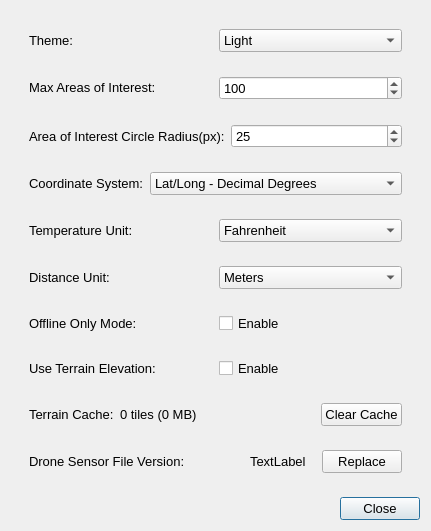
<?xml version="1.0" encoding="UTF-8"?>
<ui version="4.0">
 <class>Preferences</class>
 <widget class="QDialog" name="Preferences">
  <property name="geometry">
   <rect>
    <x>0</x>
    <y>0</y>
    <width>431</width>
    <height>403</height>
   </rect>
  </property>
  <property name="windowTitle">
   <string>Preferences</string>
  </property>
  <layout class="QVBoxLayout" name="verticalLayout">
   <item alignment="Qt::AlignmentFlag::AlignTop">
    <widget class="QWidget" name="mainWidget" native="true">
     <layout class="QVBoxLayout" name="verticalLayout_2">
      <item>
       <widget class="QWidget" name="themeWidget" native="true">
        <property name="sizePolicy">
         <sizepolicy hsizetype="Preferred" vsizetype="Fixed">
          <horstretch>0</horstretch>
          <verstretch>0</verstretch>
         </sizepolicy>
        </property>
        <property name="font">
         <font>
          <pointsize>10</pointsize>
         </font>
        </property>
        <layout class="QHBoxLayout" name="horizontalLayout_3">
         <item>
          <widget class="QLabel" name="label">
           <property name="sizePolicy">
            <sizepolicy hsizetype="Preferred" vsizetype="Fixed">
             <horstretch>0</horstretch>
             <verstretch>0</verstretch>
            </sizepolicy>
           </property>
           <property name="font">
            <font>
             <pointsize>10</pointsize>
            </font>
           </property>
           <property name="toolTip">
            <string>Select the application theme appearance.
Changes the overall color scheme and visual style.</string>
           </property>
           <property name="text">
            <string>Theme:</string>
           </property>
          </widget>
         </item>
         <item>
          <widget class="QComboBox" name="themeComboBox">
           <property name="font">
            <font>
             <pointsize>10</pointsize>
            </font>
           </property>
           <property name="toolTip">
            <string>Choose the application theme:
• Light: Bright theme with light backgrounds and dark text
• Dark: Dark theme with dark backgrounds and light text
Changes apply immediately to all windows.</string>
           </property>
           <item>
            <property name="text">
             <string>Light</string>
            </property>
           </item>
           <item>
            <property name="text">
             <string>Dark</string>
            </property>
           </item>
          </widget>
         </item>
        </layout>
       </widget>
      </item>
      <item>
       <widget class="QWidget" name="maxAOIsWidget" native="true">
        <property name="sizePolicy">
         <sizepolicy hsizetype="Preferred" vsizetype="Fixed">
          <horstretch>0</horstretch>
          <verstretch>0</verstretch>
         </sizepolicy>
        </property>
        <layout class="QHBoxLayout" name="horizontalLayout_2">
         <item>
          <widget class="QLabel" name="maxAOIsLabel">
           <property name="sizePolicy">
            <sizepolicy hsizetype="Preferred" vsizetype="Fixed">
             <horstretch>0</horstretch>
             <verstretch>0</verstretch>
            </sizepolicy>
           </property>
           <property name="font">
            <font>
             <pointsize>10</pointsize>
            </font>
           </property>
           <property name="toolTip">
            <string>Warning threshold for total AOIs detected across all images.
Prompts user when this limit is reached during processing.</string>
           </property>
           <property name="text">
            <string>Max Areas of Interest: </string>
           </property>
          </widget>
         </item>
         <item>
          <widget class="QSpinBox" name="maxAOIsSpinBox">
           <property name="font">
            <font>
             <pointsize>10</pointsize>
            </font>
           </property>
           <property name="toolTip">
            <string>Set the warning threshold for total AOIs detected during processing.
• Range: 0 to 1000
• Default: 100
When this number of AOIs is detected across all images:
• UI displays a warning message
• User can cancel processing, adjust settings, and rerun
• If no action taken, detection continues automatically
Use lower values to catch high detection counts early.</string>
           </property>
           <property name="maximum">
            <number>1000</number>
           </property>
           <property name="value">
            <number>100</number>
           </property>
          </widget>
         </item>
        </layout>
       </widget>
      </item>
      <item>
       <widget class="QWidget" name="radiuisWidget" native="true">
        <layout class="QHBoxLayout" name="horizontalLayout">
         <item>
          <widget class="QLabel" name="AOIRadiusLabel">
           <property name="font">
            <font>
             <pointsize>10</pointsize>
            </font>
           </property>
           <property name="toolTip">
            <string>Radius for combining neighboring AOIs into single detections.
AOIs within this distance are merged together.</string>
           </property>
           <property name="text">
            <string>Area of Interest Circle Radius(px):</string>
           </property>
          </widget>
         </item>
         <item>
          <widget class="QSpinBox" name="AOIRadiusSpinBox">
           <property name="font">
            <font>
             <pointsize>10</pointsize>
            </font>
           </property>
           <property name="toolTip">
            <string>Set the radius for combining nearby AOIs during detection.
• Range: 0 to 100 pixels
• Default: 25 pixels
When AOIs are within this radius of each other:
• They are combined into a single AOI
• Process repeats until no neighbors remain within radius
• Larger values: Combines more distant detections (fewer total AOIs)
• Smaller values: Keeps detections separate (more individual AOIs)
Use to consolidate clustered detections into single objects.</string>
           </property>
           <property name="maximum">
            <number>100</number>
           </property>
           <property name="value">
            <number>25</number>
           </property>
          </widget>
         </item>
        </layout>
       </widget>
      </item>
      <item>
       <widget class="QWidget" name="positionFormatWidget" native="true">
        <layout class="QHBoxLayout" name="horizontalLayout_4">
         <item>
          <widget class="QLabel" name="positionFormatLabel">
           <property name="font">
            <font>
             <pointsize>10</pointsize>
            </font>
           </property>
           <property name="toolTip">
            <string>Format for displaying geographic coordinates throughout the application.
Affects how GPS locations are shown in the viewer and exports.</string>
           </property>
           <property name="text">
            <string>Coordinate System:</string>
           </property>
          </widget>
         </item>
         <item>
          <widget class="QComboBox" name="positionFormatComboBox">
           <property name="font">
            <font>
             <pointsize>10</pointsize>
            </font>
           </property>
           <property name="toolTip">
            <string>Select the geographic coordinate display format:
• Lat/Long - Decimal Degrees: 34.123456, -118.987654 (most common, easy to use)
• Lat/Long - Degrees, Minutes, Seconds: 34° 7' 24.4416" N, 118° 59' 15.5424" W (traditional navigation)
• UTM: Universal Transverse Mercator grid system with zone, easting, northing (military, surveying)
This setting affects coordinate display in the viewer, exports, and overlays.</string>
           </property>
           <item>
            <property name="text">
             <string>Lat/Long - Decimal Degrees</string>
            </property>
           </item>
           <item>
            <property name="text">
             <string>Lat/Long - Degrees, Minutes, Seconds</string>
            </property>
           </item>
           <item>
            <property name="text">
             <string>UTM</string>
            </property>
           </item>
          </widget>
         </item>
        </layout>
       </widget>
      </item>
      <item>
       <widget class="QWidget" name="TemperatureWidget" native="true">
        <layout class="QHBoxLayout" name="horizontalLayout_5">
         <item>
          <widget class="QLabel" name="temperatureLabel">
           <property name="font">
            <font>
             <pointsize>10</pointsize>
            </font>
           </property>
           <property name="toolTip">
            <string>Unit for displaying temperature measurements from thermal imagery.
Used when analyzing thermal images from thermal cameras.</string>
           </property>
           <property name="text">
            <string>Temperature Unit:</string>
           </property>
          </widget>
         </item>
         <item>
          <widget class="QComboBox" name="temperatureComboBox">
           <property name="font">
            <font>
             <pointsize>10</pointsize>
            </font>
           </property>
           <property name="toolTip">
            <string>Select the temperature unit for thermal image analysis:
• Fahrenheit (°F): Imperial temperature scale (US standard)
  - Water freezes at 32°F, boils at 212°F
• Celsius (°C): Metric temperature scale (international standard)
  - Water freezes at 0°C, boils at 100°C
Applies to thermal camera data display and analysis results.</string>
           </property>
           <item>
            <property name="text">
             <string>Fahrenheit</string>
            </property>
           </item>
           <item>
            <property name="text">
             <string>Celsius</string>
            </property>
           </item>
          </widget>
         </item>
        </layout>
       </widget>
      </item>
      <item>
       <widget class="QWidget" name="distanceWidget" native="true">
        <layout class="QHBoxLayout" name="horizontalLayout_7">
         <item>
          <widget class="QLabel" name="distanceLabel">
           <property name="font">
            <font>
             <pointsize>10</pointsize>
            </font>
           </property>
           <property name="toolTip">
            <string>Unit for displaying distance and altitude measurements.
Used for drone altitude, object distances, and spatial calculations.</string>
           </property>
           <property name="text">
            <string>Distance Unit:</string>
           </property>
          </widget>
         </item>
         <item>
          <widget class="QComboBox" name="distanceComboBox">
           <property name="font">
            <font>
             <pointsize>10</pointsize>
            </font>
           </property>
           <property name="toolTip">
            <string>Select the distance unit for measurements:
• Meters (m): Metric distance unit (international standard)
  - 1 meter = 3.281 feet
  - Used for altitude, GSD, and distance calculations
• Feet (ft): Imperial distance unit (US standard)
  - 1 foot = 0.3048 meters
  - Common in US aviation and surveying
Applies to altitude displays, GSD calculations, and distance measurements.</string>
           </property>
           <item>
            <property name="text">
             <string>Meters</string>
            </property>
           </item>
           <item>
            <property name="text">
             <string>Feet</string>
            </property>
           </item>
          </widget>
         </item>
        </layout>
       </widget>
      </item>
      <item>
      <widget class="QWidget" name="offlineWidget" native="true">
       <layout class="QHBoxLayout" name="horizontalLayout_offline">
        <item>
         <widget class="QLabel" name="offlineModeLabel">
          <property name="font">
           <font>
            <pointsize>10</pointsize>
           </font>
          </property>
          <property name="toolTip">
           <string>Toggle Offline Only mode.
When enabled, the app skips any network calls (map tiles, CalTopo exports) and works with cached data only.</string>
          </property>
          <property name="text">
           <string>Offline Only Mode:</string>
          </property>
         </widget>
        </item>
        <item>
         <widget class="QCheckBox" name="offlineOnlyCheckBox">
          <property name="font">
           <font>
            <pointsize>10</pointsize>
           </font>
          </property>
          <property name="toolTip">
           <string>Disable online functionality (tile downloads, CalTopo integration) and work entirely offline.</string>
          </property>
          <property name="text">
           <string>Enable</string>
          </property>
         </widget>
        </item>
       </layout>
      </widget>
     </item>
     <item>
      <widget class="QWidget" name="terrainWidget" native="true">
       <layout class="QHBoxLayout" name="horizontalLayout_terrain">
        <item>
         <widget class="QLabel" name="terrainElevationLabel">
          <property name="font">
           <font>
            <pointsize>10</pointsize>
           </font>
          </property>
          <property name="toolTip">
           <string>Use terrain elevation data (DTM/DSM) for more accurate AOI GPS coordinate calculations.
When enabled, uses online elevation data to account for terrain variations.
When disabled, assumes flat terrain at takeoff altitude.</string>
          </property>
          <property name="text">
           <string>Use Terrain Elevation:</string>
          </property>
         </widget>
        </item>
        <item>
         <widget class="QCheckBox" name="terrainElevationCheckBox">
          <property name="font">
           <font>
            <pointsize>10</pointsize>
           </font>
          </property>
          <property name="toolTip">
           <string>Enable terrain-corrected AOI positioning using DTM/DSM elevation data.
• When enabled: Downloads and caches elevation tiles for accurate positioning
• When disabled: Uses flat terrain assumption (faster, works offline)
Terrain data is cached locally and works offline after first download.</string>
          </property>
          <property name="text">
           <string>Enable</string>
          </property>
         </widget>
        </item>
       </layout>
      </widget>
     </item>
     <item>
      <widget class="QWidget" name="terrainCacheWidget" native="true">
       <layout class="QHBoxLayout" name="horizontalLayout_terrain_cache">
        <item>
         <widget class="QLabel" name="terrainCacheLabel">
          <property name="font">
           <font>
            <pointsize>10</pointsize>
           </font>
          </property>
          <property name="toolTip">
           <string>Manage the terrain elevation data cache.
Terrain tiles are downloaded and stored locally for offline use.</string>
          </property>
          <property name="text">
           <string>Terrain Cache:</string>
          </property>
         </widget>
        </item>
        <item>
         <widget class="QLabel" name="terrainCacheSizeLabel">
          <property name="font">
           <font>
            <pointsize>10</pointsize>
           </font>
          </property>
          <property name="text">
           <string>0 tiles (0 MB)</string>
          </property>
         </widget>
        </item>
        <item>
         <spacer name="terrainCacheSpacer">
          <property name="orientation">
           <enum>Qt::Orientation::Horizontal</enum>
          </property>
          <property name="sizeHint" stdset="0">
           <size>
            <width>40</width>
            <height>20</height>
           </size>
          </property>
         </spacer>
        </item>
        <item>
         <widget class="QPushButton" name="clearTerrainCacheButton">
          <property name="font">
           <font>
            <pointsize>10</pointsize>
           </font>
          </property>
          <property name="toolTip">
           <string>Clear all cached terrain elevation tiles.
This will require re-downloading tiles when terrain elevation is used.</string>
          </property>
          <property name="text">
           <string>Clear Cache</string>
          </property>
          <property name="autoDefault">
           <bool>false</bool>
          </property>
         </widget>
        </item>
       </layout>
      </widget>
     </item>
     <item>
       <layout class="QHBoxLayout" name="droneSensorLabelsWidget">
        <property name="leftMargin">
         <number>9</number>
        </property>
        <property name="topMargin">
         <number>9</number>
        </property>
        <property name="rightMargin">
         <number>9</number>
        </property>
        <property name="bottomMargin">
         <number>9</number>
        </property>
        <item>
         <widget class="QLabel" name="droneSensorLabel">
          <property name="font">
           <font>
            <pointsize>10</pointsize>
           </font>
          </property>
          <property name="toolTip">
           <string>Version of the current drone sensor configuration file.
Contains camera specifications, sensor dimensions, and focal length data for different drone models.</string>
          </property>
          <property name="text">
           <string>Drone Sensor File Version:</string>
          </property>
         </widget>
        </item>
        <item>
         <spacer name="horizontalSpacer">
          <property name="orientation">
           <enum>Qt::Orientation::Horizontal</enum>
          </property>
          <property name="sizeHint" stdset="0">
           <size>
            <width>40</width>
            <height>20</height>
           </size>
          </property>
         </spacer>
        </item>
        <item>
         <widget class="QLabel" name="dronSensorVersionLabel">
          <property name="font">
           <font>
            <pointsize>10</pointsize>
           </font>
          </property>
          <property name="toolTip">
           <string>Currently loaded drone sensor file version number.
The sensor file defines camera parameters for accurate GSD and AOI calculations.</string>
          </property>
          <property name="text">
           <string>TextLabel</string>
          </property>
         </widget>
        </item>
        <item>
         <spacer name="horizontalSpacer_2">
          <property name="orientation">
           <enum>Qt::Orientation::Horizontal</enum>
          </property>
          <property name="sizeType">
           <enum>QSizePolicy::Policy::Minimum</enum>
          </property>
          <property name="sizeHint" stdset="0">
           <size>
            <width>10</width>
            <height>20</height>
           </size>
          </property>
         </spacer>
        </item>
        <item>
         <widget class="QPushButton" name="droneSensorButton">
          <property name="font">
           <font>
            <pointsize>10</pointsize>
           </font>
          </property>
          <property name="toolTip">
           <string>Replace the current drone sensor configuration file.
Allows updating to a newer version or custom sensor specifications.
Required file format: JSON with drone models, sensors, focal lengths, and dimensions.
Use this when:
• New drone models are available
• Sensor specifications need updating
• Custom camera configurations are needed
Backup existing file before replacing.</string>
          </property>
          <property name="text">
           <string>Replace</string>
          </property>
          <property name="autoDefault">
           <bool>false</bool>
          </property>
         </widget>
        </item>
       </layout>
      </item>
     </layout>
    </widget>
   </item>
   <item>
    <widget class="QDialogButtonBox" name="buttonBox">
     <property name="font">
      <font>
       <pointsize>10</pointsize>
      </font>
     </property>
     <property name="toolTip">
      <string>Close the Preferences window.
All changes are saved automatically when modified.</string>
     </property>
     <property name="orientation">
      <enum>Qt::Orientation::Horizontal</enum>
     </property>
     <property name="standardButtons">
      <set>QDialogButtonBox::StandardButton::Close</set>
     </property>
    </widget>
   </item>
  </layout>
 </widget>
 <resources/>
 <connections>
  <connection>
   <sender>buttonBox</sender>
   <signal>rejected()</signal>
   <receiver>Preferences</receiver>
   <slot>reject()</slot>
   <hints>
    <hint type="sourcelabel">
     <x>316</x>
     <y>260</y>
    </hint>
    <hint type="destinationlabel">
     <x>286</x>
     <y>274</y>
    </hint>
   </hints>
  </connection>
  <connection>
   <sender>buttonBox</sender>
   <signal>accepted()</signal>
   <receiver>Preferences</receiver>
   <slot>accept()</slot>
   <hints>
    <hint type="sourcelabel">
     <x>248</x>
     <y>254</y>
    </hint>
    <hint type="destinationlabel">
     <x>157</x>
     <y>274</y>
    </hint>
   </hints>
  </connection>
 </connections>
</ui>
